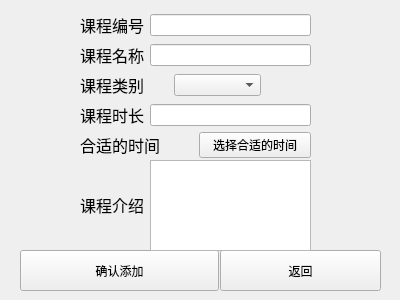
<?xml version="1.0" encoding="UTF-8"?>
<ui version="4.0">
 <class>addCourseWidget</class>
 <widget class="QWidget" name="addCourseWidget">
  <property name="geometry">
   <rect>
    <x>0</x>
    <y>0</y>
    <width>400</width>
    <height>300</height>
   </rect>
  </property>
  <property name="windowTitle">
   <string>Form</string>
  </property>
  <widget class="QPushButton" name="addConfirmButton">
   <property name="geometry">
    <rect>
     <x>20</x>
     <y>250</y>
     <width>199</width>
     <height>41</height>
    </rect>
   </property>
   <property name="text">
    <string>确认添加</string>
   </property>
  </widget>
  <widget class="QPushButton" name="returnButton">
   <property name="geometry">
    <rect>
     <x>220</x>
     <y>250</y>
     <width>161</width>
     <height>41</height>
    </rect>
   </property>
   <property name="text">
    <string>返回</string>
   </property>
  </widget>
  <widget class="QWidget" name="horizontalLayoutWidget">
   <property name="geometry">
    <rect>
     <x>80</x>
     <y>10</y>
     <width>231</width>
     <height>31</height>
    </rect>
   </property>
   <layout class="QHBoxLayout" name="horizontalLayout">
    <item>
     <widget class="QLabel" name="label">
      <property name="text">
       <string>&lt;html&gt;&lt;head/&gt;&lt;body&gt;&lt;p&gt;&lt;span style=&quot; font-size:12pt;&quot;&gt;课程编号&lt;/span&gt;&lt;/p&gt;&lt;/body&gt;&lt;/html&gt;</string>
      </property>
     </widget>
    </item>
    <item>
     <widget class="QLineEdit" name="courseIdEdit"/>
    </item>
   </layout>
  </widget>
  <widget class="QWidget" name="horizontalLayoutWidget_2">
   <property name="geometry">
    <rect>
     <x>80</x>
     <y>40</y>
     <width>231</width>
     <height>31</height>
    </rect>
   </property>
   <layout class="QHBoxLayout" name="horizontalLayout_2">
    <item>
     <widget class="QLabel" name="label_2">
      <property name="text">
       <string>&lt;html&gt;&lt;head/&gt;&lt;body&gt;&lt;p&gt;&lt;span style=&quot; font-size:12pt;&quot;&gt;课程名称&lt;/span&gt;&lt;/p&gt;&lt;/body&gt;&lt;/html&gt;</string>
      </property>
     </widget>
    </item>
    <item>
     <widget class="QLineEdit" name="courseNameEdit"/>
    </item>
   </layout>
  </widget>
  <widget class="QWidget" name="horizontalLayoutWidget_4">
   <property name="geometry">
    <rect>
     <x>80</x>
     <y>100</y>
     <width>231</width>
     <height>31</height>
    </rect>
   </property>
   <layout class="QHBoxLayout" name="horizontalLayout_4">
    <item>
     <widget class="QLabel" name="label_4">
      <property name="text">
       <string>&lt;html&gt;&lt;head/&gt;&lt;body&gt;&lt;p&gt;&lt;span style=&quot; font-size:12pt;&quot;&gt;课程时长&lt;/span&gt;&lt;/p&gt;&lt;/body&gt;&lt;/html&gt;</string>
      </property>
     </widget>
    </item>
    <item>
     <widget class="QLineEdit" name="courseTimeEdit"/>
    </item>
   </layout>
  </widget>
  <widget class="QWidget" name="horizontalLayoutWidget_5">
   <property name="geometry">
    <rect>
     <x>80</x>
     <y>160</y>
     <width>231</width>
     <height>91</height>
    </rect>
   </property>
   <layout class="QHBoxLayout" name="horizontalLayout_5">
    <item>
     <widget class="QLabel" name="label_5">
      <property name="text">
       <string>&lt;html&gt;&lt;head/&gt;&lt;body&gt;&lt;p&gt;&lt;span style=&quot; font-size:12pt;&quot;&gt;课程介绍&lt;/span&gt;&lt;/p&gt;&lt;/body&gt;&lt;/html&gt;</string>
      </property>
     </widget>
    </item>
    <item>
     <widget class="QTextEdit" name="courseIntroEdit"/>
    </item>
   </layout>
  </widget>
  <widget class="QWidget" name="horizontalLayoutWidget_3">
   <property name="geometry">
    <rect>
     <x>80</x>
     <y>70</y>
     <width>181</width>
     <height>31</height>
    </rect>
   </property>
   <layout class="QHBoxLayout" name="horizontalLayout_3">
    <item>
     <widget class="QLabel" name="label_3">
      <property name="text">
       <string>&lt;html&gt;&lt;head/&gt;&lt;body&gt;&lt;p&gt;&lt;span style=&quot; font-size:12pt;&quot;&gt;课程类别&lt;/span&gt;&lt;/p&gt;&lt;/body&gt;&lt;/html&gt;</string>
      </property>
     </widget>
    </item>
    <item>
     <widget class="QComboBox" name="courseTypeEdit"/>
    </item>
   </layout>
  </widget>
  <widget class="QWidget" name="horizontalLayoutWidget_6">
   <property name="geometry">
    <rect>
     <x>80</x>
     <y>130</y>
     <width>231</width>
     <height>31</height>
    </rect>
   </property>
   <layout class="QHBoxLayout" name="horizontalLayout_6">
    <item>
     <widget class="QLabel" name="label_6">
      <property name="text">
       <string>&lt;html&gt;&lt;head/&gt;&lt;body&gt;&lt;p&gt;&lt;span style=&quot; font-size:12pt;&quot;&gt;合适的时间&lt;/span&gt;&lt;/p&gt;&lt;/body&gt;&lt;/html&gt;</string>
      </property>
     </widget>
    </item>
    <item>
     <widget class="QPushButton" name="preferButton">
      <property name="text">
       <string>选择合适的时间</string>
      </property>
     </widget>
    </item>
   </layout>
  </widget>
 </widget>
 <resources/>
 <connections/>
</ui>
